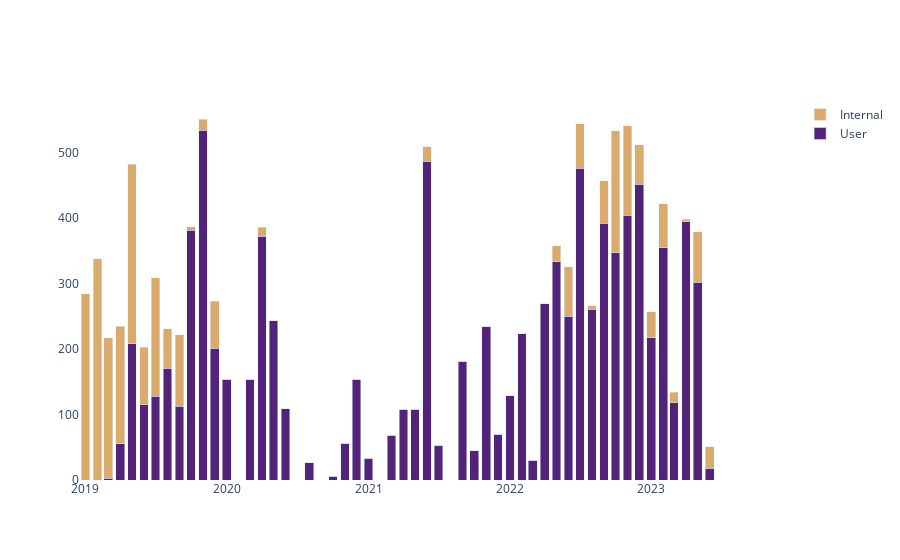

The notebook cell this image was saved under:
### Code cell
import rimsdash.analytics as analytics

#get data for single year and pass to usage_bar

fig = analytics.usage_bar(monthly_usage)

fig.show()

#analytics.usage_bar(annual_usage)

"""
future:
- clickable annual plot to show monthly data
- scale all monthly plots to max of all datasets
- grouped plot with all month-by-years side by side

"""
